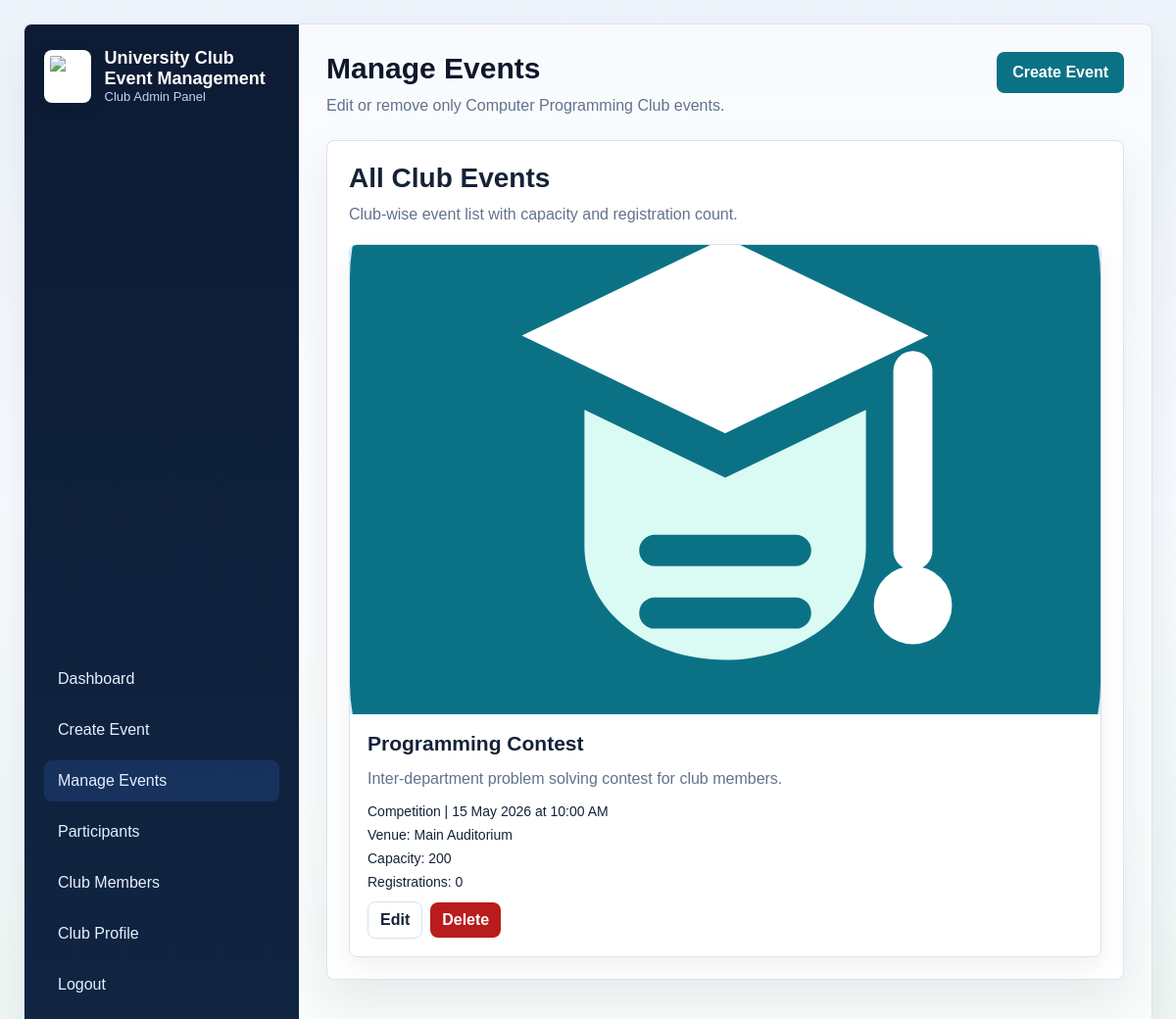
The app's page /club-admin/manage-events.php (signed in) with its own data.
### tables this page shows
CREATE TABLE IF NOT EXISTS events (
    event_id INT AUTO_INCREMENT PRIMARY KEY,
    club_id INT DEFAULT NULL,
    title VARCHAR(200) NOT NULL,
    description TEXT,
    image_path VARCHAR(255) DEFAULT NULL,
    category VARCHAR(80) DEFAULT 'General',
    event_date DATE NOT NULL,
    event_time TIME DEFAULT NULL,
    registration_deadline DATE DEFAULT NULL,
    venue VARCHAR(150) NOT NULL,
    capacity INT NOT NULL,
    created_by INT DEFAULT NULL,
    created_by_club_admin INT DEFAULT NULL,
    created_at TIMESTAMP DEFAULT CURRENT_TIMESTAMP,
    CONSTRAINT chk_events_capacity CHECK (capacity > 0 AND capacity <= 500),
    CONSTRAINT fk_events_club FOREIGN KEY (club_id) REFERENCES clubs(club_id) ON DELETE SET NULL,
    CONSTRAINT fk_events_admin FOREIGN KEY (created_by) REFERENCES admins(admin_id) ON DELETE SET NULL,
    CONSTRAINT fk_events_club_admin FOREIGN KEY (created_by_club_admin) REFERENCES club_admins(club_admin_id) ON DELETE SET NULL
);

### backend/db.php (called while the page is built, shortened)
<?php
function e(string $value): string
{
    return htmlspecialchars($value, ENT_QUOTES, 'UTF-8');
}
function eventImageUrl(?string $path, string $prefix = ''): string
{
    $cleanPath = trim((string) $path);
    if ($cleanPath !== '') {
        return e($prefix . ltrim($cleanPath, '/'));
    }
    return e($prefix . 'assets/images/club_logo.svg');
}

### club-admin/manage-events.php (the view, shortened to what this page needs)
<?php
require_once __DIR__ . '/../backend/db.php';
$clubId = (int) $_SESSION['club_admin_club_id'];
$eventsStmt = $conn->prepare(
    'SELECT e.event_id, e.title, e.description, e.image_path, e.category, e.event_date, e.event_time,
            e.registration_deadline, e.venue, e.capacity,
            COUNT(r.registration_id) AS total_registrations
     FROM events e
     LEFT JOIN registrations r ON r.event_id = e.event_id
     WHERE e.club_id = ?
     GROUP BY e.event_id, e.title, e.description, e.image_path, e.category, e.event_date, e.event_time,
              e.registration_deadline, e.venue, e.capacity
     ORDER BY e.event_date ASC'
);
$eventsStmt->bind_param('i', $clubId);
$eventsStmt->execute();
$events = $eventsStmt->get_result();
?>
<!DOCTYPE html>
<html lang="en">
<head>
    <link rel="stylesheet" href="../student/style.css">
</head>
<body class="app-page">
    <div class="app-shell">
        <aside class="sidebar club-sidebar">
            <div class="brand-row"><img src="../assets/images/puc_logo.png" alt="PUC Logo" class="brand-logo"><div class="brand-copy"><strong>University Club Event Management</strong><span>Club Admin Panel</span></div></div>
            <nav class="nav-links">
                <a href="dashboard.php">Dashboard</a>
                <a href="create-event.php">Create Event</a>
                <a href="manage-events.php" class="active">Manage Events</a>
                <a href="participants.php">Participants</a>
                <a href="members.php">Club Members</a>
                <a href="profile.php">Club Profile</a>
                <a href="../backend/logout.php?club=1">Logout</a>
            </nav>
        </aside>
        <main class="content">
            <section class="topbar">
                <div><h1>Manage Events</h1><p class="muted">Edit or remove only <?= e($_SESSION['club_admin_club_name']); ?> events.</p></div>
                <div class="topbar-actions"><a class="button-link" href="create-event.php">Create Event</a></div>
            </section>
            <section class="panel">
                <div class="section-head"><h2>All Club Events</h2><p class="muted">Club-wise event list with capacity and registration count.</p></div>
                <div class="showcase-grid">
                    <?php if (!$events || $events->num_rows === 0): ?>
                        <div class="empty-state">No events found for this club.</div>
                    <?php else: ?>
                        <?php while ($event = $events->fetch_assoc()): ?>
                            <article class="event-media-card">
                                <div class="event-thumb"><img src="<?= eventImageUrl($event['image_path'], '../'); ?>" alt="<?= e($event['title']); ?>"></div>
                                <div class="event-body">
                                    <h3><?= e($event['title']); ?></h3>
                                    <p><?= e($event['description'] ?: 'No description available yet.'); ?></p>
                                    <div class="meta-list">
                                        <span><?= e($event['category']); ?> | <?= e(date('d M Y', strtotime($event['event_date']))); ?><?= $event['event_time'] ? ' at ' . e(date('h:i A', strtotime($event['event_time']))) : ''; ?></span>
                                        <span>Venue: <?= e($event['venue']); ?></span>
                                        <span>Capacity: <?= e((string) $event['capacity']); ?></span>
                                        <span>Registrations: <?= e((string) $event['total_registrations']); ?></span>
                                    </div>
                                    <div class="table-actions">
                                        <a class="button-link ghost small-btn" href="manage-events.php?edit=<?= e((string) $event['event_id']); ?>">Edit</a>
                                        <form method="post" class="mini-form">
                                            <button type="submit" class="small-btn danger-btn">Delete</button>
                                        </form>
                                    </div>
                                </div>
                            </article>
                        <?php endwhile; ?>
                    <?php endif; ?>
                </div>
            </section>
        </main>
    </div>
</body>
</html>

### student/style.css (style rules this page uses)
* { box-sizing: border-box; margin: 0; padding: 0; }
:root { --bg: #edf3fb; --surface: #ffffff; --surface-soft: #f7faff; --surface-strong: #0d1b34; --text: #152238; --muted: #61738c; --border: #d8e2f0; --primary: #0b7285; --primary-dark: #085c6a; --accent: #1d4ed8; --success: #15803d; --warning: #b45309; --danger: #b91c1c; --shadow: 0 20px 50px rgba(15, 23, 42, 0.08); }
html { scroll-behavior: smooth; }
body { min-height: 100vh; font-family: Arial, Helvetica, sans-serif; color: var(--text); background: linear-gradient(180deg, #eef4fb 0%, #f8fbff 48%, #eef7f4 100%); }
a { color: var(--accent); text-decoration: none; }
img { display: block; max-width: 100%; }
input, textarea, select, button { font: inherit; }
button, .button-link { display: inline-flex; align-items: center; justify-content: center; gap: 8px; border: none; border-radius: 8px; background: var(--primary); color: #fff; cursor: pointer; padding: 12px 16px; font-weight: 700; transition: background 0.2s ease, transform 0.2s ease; }
.button-link.ghost, .ghost-btn { background: #fff; color: var(--text); border: 1px solid var(--border); }
.brand-row { display: flex; align-items: center; gap: 14px; }
.brand-logo { width: 54px; height: 54px; object-fit: contain; border-radius: 8px; background: #fff; padding: 6px; box-shadow: 0 6px 18px rgba(15, 23, 42, 0.08); }
.brand-copy strong { display: block; font-size: 18px; }
.brand-copy span { display: block; color: var(--muted); font-size: 13px; }
.hero-copy, .hero-panel, .feature-card, .stat-card, .info-card, .panel, .auth-card, .quick-card { background: rgba(255, 255, 255, 0.94); border: 1px solid rgba(216, 226, 240, 0.95); border-radius: 8px; box-shadow: var(--shadow); }
.hero-copy h1, .topbar h1, .detail-copy h1 { color: #0f172a; }
.hero-copy p, .muted { color: var(--muted); line-height: 1.6; }
.section-head { margin-bottom: 18px; }
.section-head h2 { font-size: 28px; margin-bottom: 8px; }
.app-page { padding: 24px; }
.app-shell { display: grid; grid-template-columns: 280px minmax(0, 1fr); min-height: calc(100vh - 48px); background: rgba(255, 255, 255, 0.58); border: 1px solid rgba(216, 226, 240, 0.95); border-radius: 8px; overflow: hidden; box-shadow: var(--shadow); }
.sidebar { background: linear-gradient(180deg, #0d1b34 0%, #102542 100%); color: #fff; padding: 24px 20px; display: flex; flex-direction: column; justify-content: space-between; gap: 24px; }
.sidebar .brand-copy span, .sidebar .profile-meta span { color: #bfd4f3; }
.nav-links { display: grid; gap: 10px; }
.nav-links a { display: block; color: #e5efff; padding: 12px 14px; border-radius: 8px; }
.nav-links a.active, .nav-links a:hover { background: rgba(59, 130, 246, 0.16); text-decoration: none; }
.content { padding: 28px; overflow: auto; }
.topbar { display: flex; align-items: flex-start; justify-content: space-between; gap: 16px; margin-bottom: 22px; }
.topbar h1 { font-size: 30px; margin-bottom: 8px; }
.topbar-actions { display: flex; gap: 10px; flex-wrap: wrap; }
.panel { padding: 22px; margin-bottom: 22px; }
.event-media-card { background: rgba(255, 255, 255, 0.96); border: 1px solid var(--border); border-radius: 8px; overflow: hidden; box-shadow: 0 10px 26px rgba(15, 23, 42, 0.06); transition: transform 0.18s ease, box-shadow 0.18s ease; }
.event-thumb { aspect-ratio: 16 / 10; background: #dbeafe; overflow: hidden; }
.event-thumb img, .medium-thumb img { width: 100%; height: 100%; object-fit: cover; }
.event-body { padding: 18px; display: grid; gap: 12px; }
.event-body h3 { font-size: 21px; }
.event-body p { color: var(--muted); line-height: 1.55; }
.showcase-grid { display: grid; grid-template-columns: repeat(auto-fit, minmax(290px, 1fr)); gap: 18px; }
.meta-list { display: grid; gap: 8px; color: var(--text); font-size: 14px; }
.small-btn { width: auto; padding: 9px 12px; }
.danger-btn { background: #b91c1c; }
.table-actions { display: flex; flex-wrap: wrap; gap: 8px; align-items: center; }
.mini-form { display: inline; }

### records on screen
events: image_path (picture), title "Programming Contest", description "Inter-department problem solving contest for club members.", category "Competition", event_date "15 May 2026", event_time "10:00 AM", venue "Main Auditorium", capacity "200", total_registrations "0"

### other values on screen
$_SESSION['club_admin_club_name'] "Computer Programming Club"
